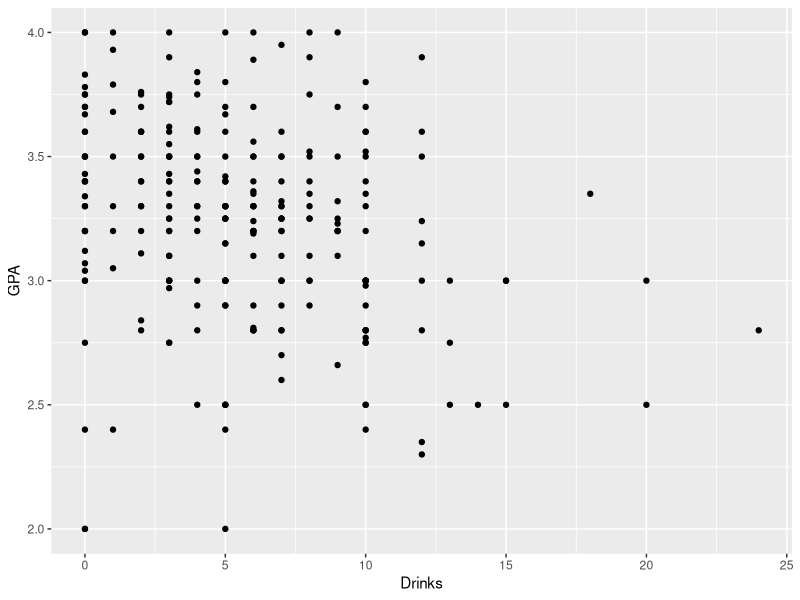
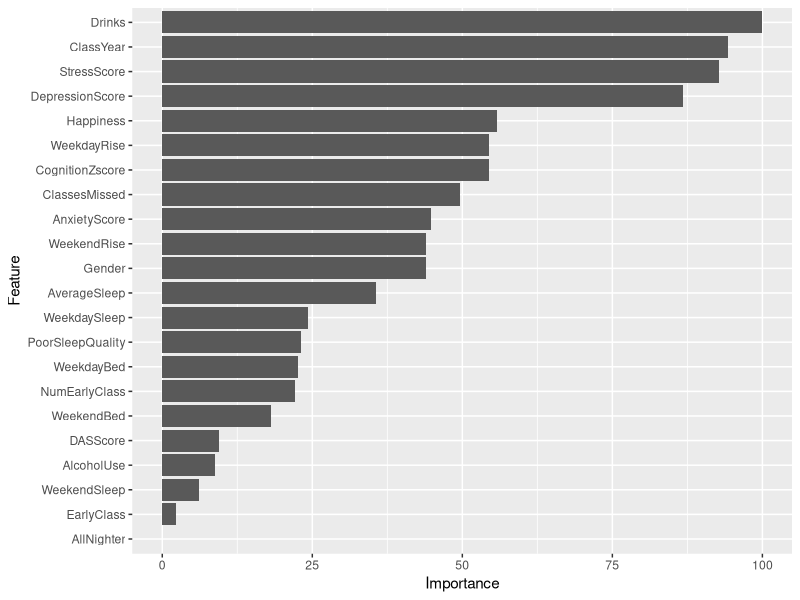
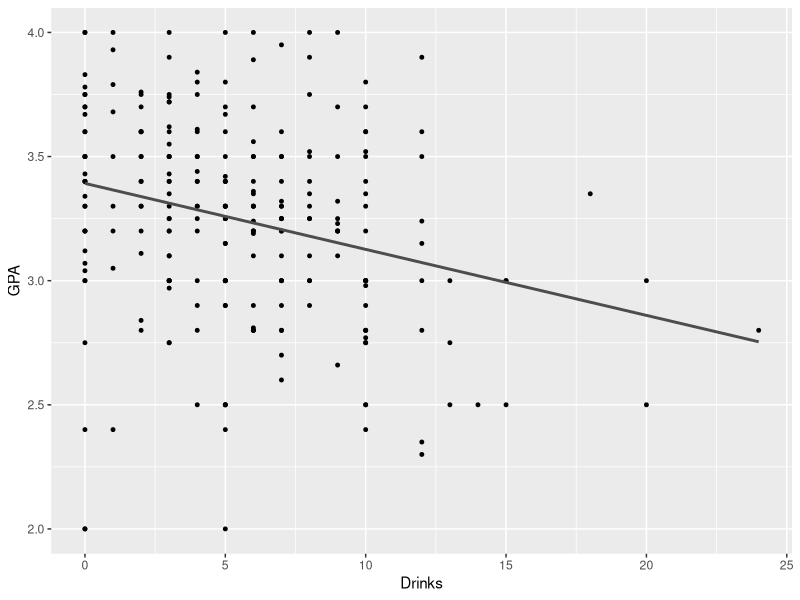

Recreate these plots in R, in order. (Note: this script raises an error after producing the figures.)
if(!require(mlbench)){install.packages("mlbench"); require(mlbench)} # common datasets to use
if(!require(tidyverse)){install.packages("tidyverse"); library(tidyverse)} 
if(!require(modelr)){install.packages("modelr"); library(modelr)} 

# some dependencies for caret that aren't automatically installed
if(!require(ModelMetrics)){install.packages("ModelMetrics"); require(ModelMetrics)}
if(!require(recipes)){install.packages("recipes"); require(recipes)}
if(!require(DEoptimR)){install.packages("DEoptimR"); require(DEoptimR)}

if(!require(caret)){install.packages("caret"); require(caret)} # ML package WITHOUT its dependencies. Should not take as long
if(!require(dplyr)){install.packages("dplyr"); require(dplyr)}
if(!require(broom)){install.packages("broom"); require(broom)}
set.seed(370)

if(!require(caret)){install.packages("caret", dependencies = c("Depends", "Suggests")); require(caret)}



# load data
sleep_data <- read.csv("./Sleep Drinking - Sheet1.csv")

sleep_data <- sleep_data %>% dplyr::select(-LarkOwl, -DepressionStatus, -AnxietyStatus, -Stress)

# Scatter plot

p <- ggplot(sleep_data, aes(x = Drinks, y = GPA))  +
  geom_point()
p

# Feature selection
control <- trainControl(method="repeatedcv", number = 10, repeats = 3)

model <- train(GPA ~., data=sleep_data, method = "knn", trControl = control)

importance <- varImp(model)

ggplot(importance)

linear_model <- lm (GPA ~ Drinks, data = sleep_data)

parameters <- tidy(linear_model)$estimate

sleep_data_small <- sleep_data %>%
  #mutate(GPA_negation = 4.0 - sleep_data$GPA) %>%
  dplyr::select(Drinks, GPA) %>%
  mutate(linear_model_prediction = parameters[1] + parameters[2] * sleep_data$Drinks)

#head(sleep_data)

ggplot(sleep_data_small , aes(Drinks)) +
  geom_point(aes(y= GPA), size = 1) +
  geom_line(aes(y= linear_model_prediction), size = 1, colour = "grey30")

model_linear_function <- function(a, data) {
  a[1] + data$Drinks * a[2]
}

model_function = model_linear_function
measure_distance <- function(mod_params, data) {
  diff <- data$GPA - model_function(mod_params, data)
  sqrt(mean(diff ^ 2))
}

# Here's a line fit with the objective function that lm uses - squares of the residuals
best <- optim(c(3.4, 0), measure_distance, data = sleep_data_small)


# values for the coefficients
parameters
best$par

measure_distance_mad <- function(mod_params, data) {
  diff <- data$GPA - model_function(mod_params, data)
  mean(abs(diff))
}

# make use of a different distance function here (such as mean absolute)
mad_fit <- optim(c(3.4, 0), measure_distance_mad, data = sleep_data_small)
mad_fit$par

sleep_data_small <- sleep_data_small %>%
  mutate(lm_mad = mad_fit$par[1] + mad_fit$par[2] * sleep_data$Drinks)

sleep_data_small <- sleep_data_small %>% 
  mutate(
    residuals_mad = GPA - lm_mad,
    residuals = GPA - linear_model_prediction
  )


# plot the residuals to compare them
ggplot(sleep_data_small, aes(ClassesMissed)) +
  geom_point(aes(y=residuals)) + 
  geom_point(aes(y=residuals_mad), color = "red") +
  geom_abline(intercept=0, slope = 0)

summary(linear_model)
cor(sleep_data$ClassesMissed, sleep_data$GPA)
cor(sleep_data$Drinks, sleep_data$GPA)
cor(sleep_data$ClassesMissed, sleep_data$Drinks)




#CLass_skipped analysis

linear_model <- lm (GPA ~ ClassesMissed, data = sleep_data)

parameters <- tidy(linear_model)$estimate

sleep_data_small <- sleep_data %>%
  #mutate(GPA_negation = 4.0 - sleep_data$GPA) %>%
  dplyr::select(ClassesMissed, GPA) %>%
  mutate(linear_model_prediction = parameters[1] + parameters[2] * sleep_data$ClassesMissed)

#head(sleep_data)

ggplot(sleep_data_small , aes(ClassesMissed)) +
  geom_point(aes(y= GPA), size = 1) +
  geom_line(aes(y= linear_model_prediction), size = 1, colour = "grey30")

model_linear_function <- function(a, data) {
  a[1] + data$ClassesMissed * a[2]
}

model_function = model_linear_function
measure_distance <- function(mod_params, data) {
  diff <- data$GPA - model_function(mod_params, data)
  sqrt(mean(diff ^ 2))
}

# Here's a line fit with the objective function that lm uses - squares of the residuals
best <- optim(c(3.4, 0), measure_distance, data = sleep_data_small)


# values for the coefficients
parameters
best$par

measure_distance_mad <- function(mod_params, data) {
  diff <- data$GPA - model_function(mod_params, data)
  mean(abs(diff))
}

# make use of a different distance function here (such as mean absolute)
mad_fit <- optim(c(3.4, 0), measure_distance_mad, data = sleep_data_small)
mad_fit$par

sleep_data_small <- sleep_data_small %>%
  mutate(lm_mad = mad_fit$par[1] + mad_fit$par[2] * sleep_data$ClassesMissed)

sleep_data_small <- sleep_data_small %>% 
  mutate(
    residuals_mad = GPA - lm_mad,
    residuals = GPA - linear_model_prediction
  )


# plot the residuals to compare them
ggplot(sleep_data_small, aes(ClassesMissed)) +
  geom_point(aes(y=residuals)) + 
  geom_point(aes(y=residuals_mad), color = "red") +
  geom_abline(intercept=0, slope = 0)

summary(linear_model)
